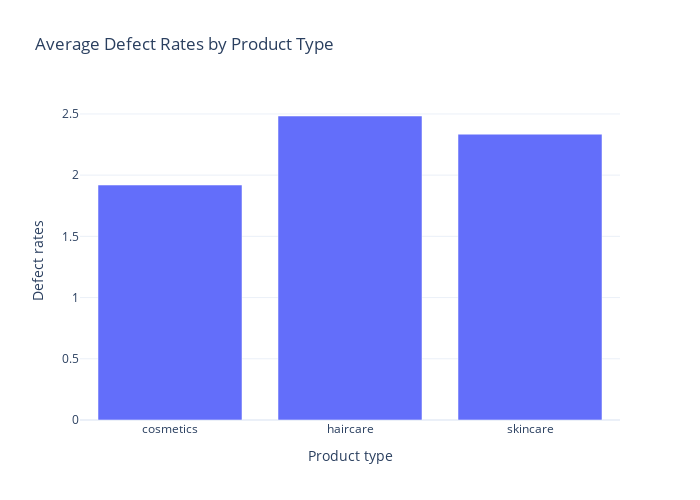

The notebook cell this image was saved under:
### Code cell
defect_rates_by_product = data.groupby('Product type')['Defect rates'].mean().reset_index()
fig = px.bar(defect_rates_by_product, x = 'Product type', y = 'Defect rates',
            title = "Average Defect Rates by Product Type", height=500, width=700)
fig.show()

### Figure 1 — Plotly figure (JSON) as saved in the notebook; plotly's stock layout.template omitted (floating-point values rounded to 4 significant figures)
{"data": [{"alignmentgroup": "True", "hovertemplate": "Product type=%{x}<br>Defect rates=%{y}<extra></extra>", "legendgroup": "", "marker": {"color": "#636efa", "pattern": {"shape": ""}}, "name": "", "offsetgroup": "", "orientation": "v", "showlegend": false, "textposition": "auto", "type": "bar", "x": ["cosmetics", "haircare", "skincare"], "xaxis": "x", "y": [1.919, 2.483, 2.335], "yaxis": "y"}], "layout": {"barmode": "relative", "height": 500, "legend": {"tracegroupgap": 0}, "title": {"text": "Average Defect Rates by Product Type"}, "width": 700, "xaxis": {"anchor": "y", "domain": [0, 1], "title": {"text": "Product type"}}, "yaxis": {"anchor": "x", "domain": [0, 1], "title": {"text": "Defect rates"}}}}
